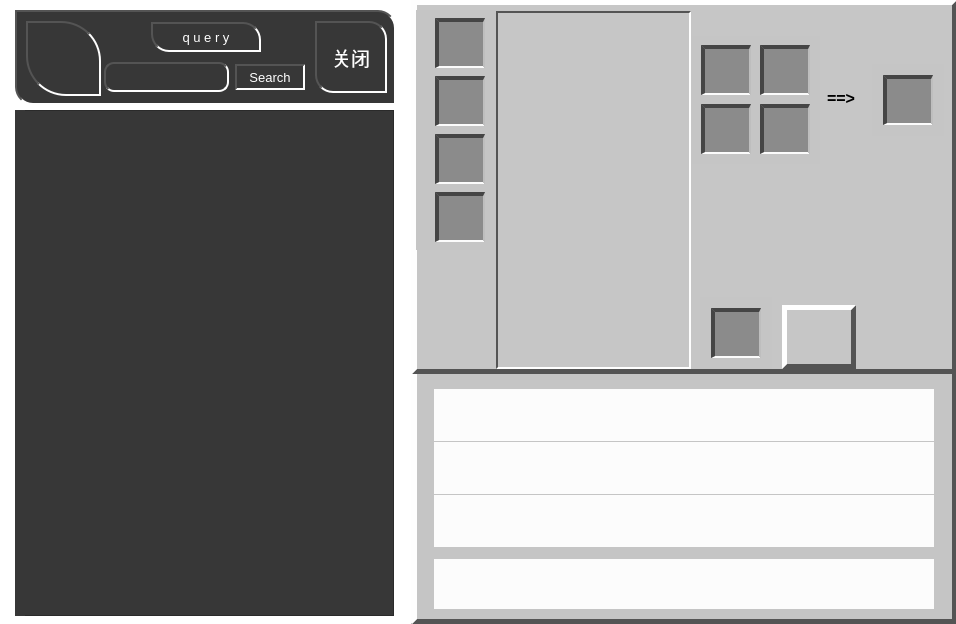
<?xml version="1.0" encoding="UTF-8"?>
<ui version="4.0">
 <class>Backpack</class>
 <widget class="QWidget" name="Backpack">
  <property name="geometry">
   <rect>
    <x>0</x>
    <y>0</y>
    <width>956</width>
    <height>624</height>
   </rect>
  </property>
  <property name="minimumSize">
   <size>
    <width>956</width>
    <height>624</height>
   </size>
  </property>
  <property name="maximumSize">
   <size>
    <width>972</width>
    <height>16777215</height>
   </size>
  </property>
  <property name="windowTitle">
   <string>Form</string>
  </property>
  <property name="styleSheet">
   <string notr="true">background-color: rgba(255, 255, 255,0);</string>
  </property>
  <layout class="QGridLayout" name="gridLayout_3">
   <property name="leftMargin">
    <number>0</number>
   </property>
   <property name="topMargin">
    <number>0</number>
   </property>
   <property name="rightMargin">
    <number>0</number>
   </property>
   <property name="bottomMargin">
    <number>0</number>
   </property>
   <property name="spacing">
    <number>0</number>
   </property>
   <item row="0" column="0">
    <widget class="QWidget" name="widget_3" native="true">
     <property name="minimumSize">
      <size>
       <width>411</width>
       <height>624</height>
      </size>
     </property>
     <property name="maximumSize">
      <size>
       <width>411</width>
       <height>624</height>
      </size>
     </property>
     <property name="styleSheet">
      <string notr="true"/>
     </property>
     <widget class="QScrollArea" name="scrollArea">
      <property name="geometry">
       <rect>
        <x>24</x>
        <y>110</y>
        <width>370</width>
        <height>506</height>
       </rect>
      </property>
      <property name="minimumSize">
       <size>
        <width>370</width>
        <height>506</height>
       </size>
      </property>
      <property name="maximumSize">
       <size>
        <width>370</width>
        <height>506</height>
       </size>
      </property>
      <property name="layoutDirection">
       <enum>Qt::LeftToRight</enum>
      </property>
      <property name="styleSheet">
       <string notr="true">background-color: rgb(55, 55, 55);</string>
      </property>
      <property name="widgetResizable">
       <bool>true</bool>
      </property>
      <property name="alignment">
       <set>Qt::AlignCenter</set>
      </property>
      <widget class="QWidget" name="scrollAreaWidgetContents">
       <property name="geometry">
        <rect>
         <x>0</x>
         <y>0</y>
         <width>368</width>
         <height>504</height>
        </rect>
       </property>
       <property name="minimumSize">
        <size>
         <width>0</width>
         <height>0</height>
        </size>
       </property>
       <property name="cursor">
        <cursorShape>PointingHandCursor</cursorShape>
       </property>
      </widget>
     </widget>
     <widget class="QWidget" name="widget_6" native="true">
      <property name="geometry">
       <rect>
        <x>15</x>
        <y>10</y>
        <width>381</width>
        <height>95</height>
       </rect>
      </property>
      <property name="minimumSize">
       <size>
        <width>381</width>
        <height>95</height>
       </size>
      </property>
      <property name="maximumSize">
       <size>
        <width>381</width>
        <height>95</height>
       </size>
      </property>
      <property name="styleSheet">
       <string notr="true">background-color: rgb(55, 55, 55);
border-top: 2px solid rgb(84, 84, 84);
border-left: 2px solid rgb(84, 84, 84);
border-bottom:  2px solid rgb(254, 254, 254);
border-right: 2px solid rgb(254, 254, 254);
border-top-right-radius: 18px;
border-bottom-left-radius: 18px;</string>
      </property>
      <widget class="QLabel" name="searchIconLabel">
       <property name="geometry">
        <rect>
         <x>11</x>
         <y>11</y>
         <width>75</width>
         <height>75</height>
        </rect>
       </property>
       <property name="minimumSize">
        <size>
         <width>75</width>
         <height>75</height>
        </size>
       </property>
       <property name="styleSheet">
        <string notr="true">border-top-right-radius: 40px;
border-bottom-left-radius: 40px;
border-top: 2px solid rgb(84, 84, 84);
border-left: 2px solid rgb(84, 84, 84);
border-bottom:  2px solid rgb(254, 254, 254);
border-right: 2px solid rgb(254, 254, 254);
</string>
       </property>
       <property name="text">
        <string/>
       </property>
      </widget>
      <widget class="QPushButton" name="queryButton">
       <property name="geometry">
        <rect>
         <x>136</x>
         <y>12</y>
         <width>110</width>
         <height>30</height>
        </rect>
       </property>
       <property name="minimumSize">
        <size>
         <width>110</width>
         <height>30</height>
        </size>
       </property>
       <property name="maximumSize">
        <size>
         <width>110</width>
         <height>30</height>
        </size>
       </property>
       <property name="font">
        <font>
         <pointsize>10</pointsize>
        </font>
       </property>
       <property name="cursor">
        <cursorShape>PointingHandCursor</cursorShape>
       </property>
       <property name="styleSheet">
        <string notr="true">color:white;</string>
       </property>
       <property name="text">
        <string>q u e r y</string>
       </property>
      </widget>
      <widget class="QPushButton" name="hideButton">
       <property name="geometry">
        <rect>
         <x>300</x>
         <y>11</y>
         <width>72</width>
         <height>72</height>
        </rect>
       </property>
       <property name="minimumSize">
        <size>
         <width>72</width>
         <height>72</height>
        </size>
       </property>
       <property name="maximumSize">
        <size>
         <width>72</width>
         <height>72</height>
        </size>
       </property>
       <property name="font">
        <font>
         <pointsize>14</pointsize>
        </font>
       </property>
       <property name="cursor">
        <cursorShape>PointingHandCursor</cursorShape>
       </property>
       <property name="styleSheet">
        <string notr="true">color:white;</string>
       </property>
       <property name="text">
        <string>关闭</string>
       </property>
      </widget>
      <widget class="QLineEdit" name="lineEdit">
       <property name="geometry">
        <rect>
         <x>89</x>
         <y>52</y>
         <width>125</width>
         <height>30</height>
        </rect>
       </property>
       <property name="minimumSize">
        <size>
         <width>0</width>
         <height>30</height>
        </size>
       </property>
       <property name="maximumSize">
        <size>
         <width>16777215</width>
         <height>30</height>
        </size>
       </property>
       <property name="font">
        <font>
         <pointsize>12</pointsize>
        </font>
       </property>
       <property name="styleSheet">
        <string notr="true">color:white;
border-radius: 10px;</string>
       </property>
       <property name="text">
        <string/>
       </property>
       <property name="alignment">
        <set>Qt::AlignHCenter|Qt::AlignTop</set>
       </property>
      </widget>
      <widget class="QPushButton" name="SearchButton">
       <property name="geometry">
        <rect>
         <x>220</x>
         <y>54</y>
         <width>70</width>
         <height>26</height>
        </rect>
       </property>
       <property name="minimumSize">
        <size>
         <width>70</width>
         <height>0</height>
        </size>
       </property>
       <property name="maximumSize">
        <size>
         <width>70</width>
         <height>16777215</height>
        </size>
       </property>
       <property name="font">
        <font>
         <pointsize>10</pointsize>
        </font>
       </property>
       <property name="styleSheet">
        <string notr="true">color:white;
border-top-right-radius: 0px;
border-bottom-left-radius: 0px;</string>
       </property>
       <property name="text">
        <string>Search</string>
       </property>
      </widget>
     </widget>
     <widget class="QWidget" name="widget_7" native="true">
      <property name="geometry">
       <rect>
        <x>15</x>
        <y>110</y>
        <width>10</width>
        <height>506</height>
       </rect>
      </property>
      <property name="styleSheet">
       <string notr="true">background-color: rgb(55, 55, 55);</string>
      </property>
     </widget>
    </widget>
   </item>
   <item row="0" column="1">
    <widget class="QWidget" name="widget" native="true">
     <property name="minimumSize">
      <size>
       <width>547</width>
       <height>624</height>
      </size>
     </property>
     <property name="maximumSize">
      <size>
       <width>546</width>
       <height>624</height>
      </size>
     </property>
     <property name="styleSheet">
      <string notr="true">background-color: rgb(198, 198, 198);
border-top:  5px solid rgb(254, 254, 254);
border-left: 5px solid rgb(254, 254, 254);
border-bottom: 5px solid rgb(84, 84, 84);
border-right: 5px solid rgb(84, 84, 84);</string>
     </property>
     <layout class="QGridLayout" name="gridLayout_4">
      <property name="leftMargin">
       <number>0</number>
      </property>
      <property name="topMargin">
       <number>0</number>
      </property>
      <property name="rightMargin">
       <number>0</number>
      </property>
      <property name="bottomMargin">
       <number>0</number>
      </property>
      <property name="spacing">
       <number>0</number>
      </property>
      <item row="1" column="0">
       <widget class="QWidget" name="widget_outer" native="true">
        <property name="minimumSize">
         <size>
          <width>545</width>
          <height>250</height>
         </size>
        </property>
        <property name="maximumSize">
         <size>
          <width>545</width>
          <height>250</height>
         </size>
        </property>
        <property name="styleSheet">
         <string notr="true">background-color: rgb(197, 197, 197);
border-top:  0;
border-left: 5px solid rgb(254, 254, 254);
border-bottom: 5px solid rgb(84, 84, 84);
border-right: 5px solid rgb(84, 84, 84);</string>
        </property>
        <layout class="QGridLayout" name="gridLayout">
         <item row="0" column="0">
          <widget class="QWidget" name="widget_upper" native="true">
           <property name="minimumSize">
            <size>
             <width>500</width>
             <height>160</height>
            </size>
           </property>
           <property name="maximumSize">
            <size>
             <width>500</width>
             <height>160</height>
            </size>
           </property>
           <property name="styleSheet">
            <string notr="true">border:0;</string>
           </property>
           <layout class="QGridLayout" name="gridLayout_5">
            <property name="leftMargin">
             <number>0</number>
            </property>
            <property name="topMargin">
             <number>0</number>
            </property>
            <property name="rightMargin">
             <number>0</number>
            </property>
            <property name="bottomMargin">
             <number>0</number>
            </property>
            <property name="spacing">
             <number>0</number>
            </property>
            <item row="2" column="0">
             <widget class="QWidget" name="object_bar_3" native="true">
              <property name="minimumSize">
               <size>
                <width>500</width>
                <height>52</height>
               </size>
              </property>
              <property name="maximumSize">
               <size>
                <width>500</width>
                <height>52</height>
               </size>
              </property>
              <property name="cursor">
               <cursorShape>PointingHandCursor</cursorShape>
              </property>
              <property name="styleSheet">
               <string notr="true">background-color: rgb(252, 252, 252);</string>
              </property>
             </widget>
            </item>
            <item row="0" column="0">
             <widget class="QWidget" name="object_bar_1" native="true">
              <property name="minimumSize">
               <size>
                <width>500</width>
                <height>52</height>
               </size>
              </property>
              <property name="maximumSize">
               <size>
                <width>500</width>
                <height>52</height>
               </size>
              </property>
              <property name="cursor">
               <cursorShape>PointingHandCursor</cursorShape>
              </property>
              <property name="styleSheet">
               <string notr="true">background-color: rgb(252, 252, 252);</string>
              </property>
             </widget>
            </item>
            <item row="1" column="0">
             <widget class="QWidget" name="object_bar_2" native="true">
              <property name="minimumSize">
               <size>
                <width>500</width>
                <height>52</height>
               </size>
              </property>
              <property name="maximumSize">
               <size>
                <width>500</width>
                <height>52</height>
               </size>
              </property>
              <property name="cursor">
               <cursorShape>PointingHandCursor</cursorShape>
              </property>
              <property name="styleSheet">
               <string notr="true">background-color: rgb(252, 252, 252);</string>
              </property>
             </widget>
            </item>
           </layout>
          </widget>
         </item>
         <item row="1" column="0">
          <widget class="QWidget" name="widget_down" native="true">
           <property name="minimumSize">
            <size>
             <width>500</width>
             <height>50</height>
            </size>
           </property>
           <property name="maximumSize">
            <size>
             <width>500</width>
             <height>50</height>
            </size>
           </property>
           <property name="styleSheet">
            <string notr="true">border:0;</string>
           </property>
           <layout class="QGridLayout" name="gridLayout_6">
            <property name="leftMargin">
             <number>0</number>
            </property>
            <property name="topMargin">
             <number>0</number>
            </property>
            <property name="rightMargin">
             <number>0</number>
            </property>
            <property name="bottomMargin">
             <number>0</number>
            </property>
            <property name="spacing">
             <number>0</number>
            </property>
            <item row="0" column="0">
             <widget class="QWidget" name="object_bar" native="true">
              <property name="minimumSize">
               <size>
                <width>500</width>
                <height>52</height>
               </size>
              </property>
              <property name="maximumSize">
               <size>
                <width>500</width>
                <height>52</height>
               </size>
              </property>
              <property name="cursor">
               <cursorShape>PointingHandCursor</cursorShape>
              </property>
              <property name="styleSheet">
               <string notr="true">background-color: rgb(252, 252, 252);</string>
              </property>
             </widget>
            </item>
           </layout>
          </widget>
         </item>
        </layout>
       </widget>
      </item>
      <item row="0" column="0">
       <widget class="QWidget" name="widget_4" native="true">
        <property name="styleSheet">
         <string notr="true">background-color: rgb(198, 198, 198);</string>
        </property>
        <widget class="QWidget" name="widget_2" native="true">
         <property name="geometry">
          <rect>
           <x>4</x>
           <y>10</y>
           <width>88</width>
           <height>240</height>
          </rect>
         </property>
         <property name="minimumSize">
          <size>
           <width>88</width>
           <height>240</height>
          </size>
         </property>
         <property name="maximumSize">
          <size>
           <width>88</width>
           <height>240</height>
          </size>
         </property>
         <property name="styleSheet">
          <string notr="true">border:0;
background-color: rgb(197, 197, 197);</string>
         </property>
         <layout class="QGridLayout" name="gridLayout_8">
          <property name="leftMargin">
           <number>0</number>
          </property>
          <property name="topMargin">
           <number>0</number>
          </property>
          <property name="rightMargin">
           <number>0</number>
          </property>
          <property name="bottomMargin">
           <number>0</number>
          </property>
          <property name="spacing">
           <number>0</number>
          </property>
          <item row="1" column="0">
           <widget class="QFrame" name="ObjectFrame_38">
            <property name="minimumSize">
             <size>
              <width>50</width>
              <height>50</height>
             </size>
            </property>
            <property name="maximumSize">
             <size>
              <width>50</width>
              <height>50</height>
             </size>
            </property>
            <property name="styleSheet">
             <string notr="true">background-color: rgb(139, 139, 139);
border-left: 4px solid rgba(51, 51, 51,0.8);
border-top: 4px solid rgba(51, 51, 51,0.8);
border-right: 2px solid rgb(190, 190, 190);
border-bottom: 2px solid rgb(251, 251, 251);</string>
            </property>
            <property name="frameShape">
             <enum>QFrame::StyledPanel</enum>
            </property>
            <property name="frameShadow">
             <enum>QFrame::Raised</enum>
            </property>
           </widget>
          </item>
          <item row="0" column="0">
           <widget class="QFrame" name="ObjectFrame_37">
            <property name="minimumSize">
             <size>
              <width>50</width>
              <height>50</height>
             </size>
            </property>
            <property name="maximumSize">
             <size>
              <width>50</width>
              <height>50</height>
             </size>
            </property>
            <property name="styleSheet">
             <string notr="true">background-color: rgb(139, 139, 139);
border-left: 4px solid rgba(51, 51, 51,0.8);
border-top: 4px solid rgba(51, 51, 51,0.8);
border-right: 2px solid rgb(190, 190, 190);
border-bottom: 2px solid rgb(251, 251, 251);</string>
            </property>
            <property name="frameShape">
             <enum>QFrame::StyledPanel</enum>
            </property>
            <property name="frameShadow">
             <enum>QFrame::Raised</enum>
            </property>
           </widget>
          </item>
          <item row="3" column="0">
           <widget class="QFrame" name="ObjectFrame_40">
            <property name="minimumSize">
             <size>
              <width>50</width>
              <height>50</height>
             </size>
            </property>
            <property name="maximumSize">
             <size>
              <width>50</width>
              <height>50</height>
             </size>
            </property>
            <property name="styleSheet">
             <string notr="true">background-color: rgb(139, 139, 139);
border-left: 4px solid rgba(51, 51, 51,0.8);
border-top: 4px solid rgba(51, 51, 51,0.8);
border-right: 2px solid rgb(190, 190, 190);
border-bottom: 2px solid rgb(251, 251, 251);</string>
            </property>
            <property name="frameShape">
             <enum>QFrame::StyledPanel</enum>
            </property>
            <property name="frameShadow">
             <enum>QFrame::Raised</enum>
            </property>
           </widget>
          </item>
          <item row="2" column="0">
           <widget class="QFrame" name="ObjectFrame_39">
            <property name="minimumSize">
             <size>
              <width>50</width>
              <height>50</height>
             </size>
            </property>
            <property name="maximumSize">
             <size>
              <width>50</width>
              <height>50</height>
             </size>
            </property>
            <property name="styleSheet">
             <string notr="true">background-color: rgb(139, 139, 139);
border-left: 4px solid rgba(51, 51, 51,0.8);
border-top: 4px solid rgba(51, 51, 51,0.8);
border-right: 2px solid rgb(190, 190, 190);
border-bottom: 2px solid rgb(251, 251, 251);</string>
            </property>
            <property name="frameShape">
             <enum>QFrame::StyledPanel</enum>
            </property>
            <property name="frameShadow">
             <enum>QFrame::Raised</enum>
            </property>
           </widget>
          </item>
         </layout>
        </widget>
        <widget class="QWidget" name="widget_5" native="true">
         <property name="geometry">
          <rect>
           <x>280</x>
           <y>36</y>
           <width>128</width>
           <height>128</height>
          </rect>
         </property>
         <property name="minimumSize">
          <size>
           <width>128</width>
           <height>128</height>
          </size>
         </property>
         <property name="maximumSize">
          <size>
           <width>128</width>
           <height>128</height>
          </size>
         </property>
         <property name="styleSheet">
          <string notr="true">border:0;
background-color: rgb(197, 197, 197);</string>
         </property>
         <layout class="QGridLayout" name="gridLayout_9">
          <property name="leftMargin">
           <number>0</number>
          </property>
          <property name="topMargin">
           <number>0</number>
          </property>
          <property name="rightMargin">
           <number>0</number>
          </property>
          <property name="bottomMargin">
           <number>0</number>
          </property>
          <property name="spacing">
           <number>0</number>
          </property>
          <item row="0" column="0">
           <widget class="QFrame" name="ObjectFrame_41">
            <property name="minimumSize">
             <size>
              <width>50</width>
              <height>50</height>
             </size>
            </property>
            <property name="maximumSize">
             <size>
              <width>50</width>
              <height>50</height>
             </size>
            </property>
            <property name="styleSheet">
             <string notr="true">background-color: rgb(139, 139, 139);
border-left: 4px solid rgba(51, 51, 51,0.8);
border-top: 4px solid rgba(51, 51, 51,0.8);
border-right: 2px solid rgb(190, 190, 190);
border-bottom: 2px solid rgb(251, 251, 251);</string>
            </property>
            <property name="frameShape">
             <enum>QFrame::StyledPanel</enum>
            </property>
            <property name="frameShadow">
             <enum>QFrame::Raised</enum>
            </property>
           </widget>
          </item>
          <item row="0" column="1">
           <widget class="QFrame" name="ObjectFrame_42">
            <property name="minimumSize">
             <size>
              <width>50</width>
              <height>50</height>
             </size>
            </property>
            <property name="maximumSize">
             <size>
              <width>50</width>
              <height>50</height>
             </size>
            </property>
            <property name="styleSheet">
             <string notr="true">background-color: rgb(139, 139, 139);
border-left: 4px solid rgba(51, 51, 51,0.8);
border-top: 4px solid rgba(51, 51, 51,0.8);
border-right: 2px solid rgb(190, 190, 190);
border-bottom: 2px solid rgb(251, 251, 251);</string>
            </property>
            <property name="frameShape">
             <enum>QFrame::StyledPanel</enum>
            </property>
            <property name="frameShadow">
             <enum>QFrame::Raised</enum>
            </property>
           </widget>
          </item>
          <item row="1" column="0">
           <widget class="QFrame" name="ObjectFrame_43">
            <property name="minimumSize">
             <size>
              <width>50</width>
              <height>50</height>
             </size>
            </property>
            <property name="maximumSize">
             <size>
              <width>50</width>
              <height>50</height>
             </size>
            </property>
            <property name="styleSheet">
             <string notr="true">background-color: rgb(139, 139, 139);
border-left: 4px solid rgba(51, 51, 51,0.8);
border-top: 4px solid rgba(51, 51, 51,0.8);
border-right: 2px solid rgb(190, 190, 190);
border-bottom: 2px solid rgb(251, 251, 251);</string>
            </property>
            <property name="frameShape">
             <enum>QFrame::StyledPanel</enum>
            </property>
            <property name="frameShadow">
             <enum>QFrame::Raised</enum>
            </property>
           </widget>
          </item>
          <item row="1" column="1">
           <widget class="QFrame" name="ObjectFrame_44">
            <property name="minimumSize">
             <size>
              <width>50</width>
              <height>50</height>
             </size>
            </property>
            <property name="maximumSize">
             <size>
              <width>50</width>
              <height>50</height>
             </size>
            </property>
            <property name="styleSheet">
             <string notr="true">background-color: rgb(139, 139, 139);
border-left: 4px solid rgba(51, 51, 51,0.8);
border-top: 4px solid rgba(51, 51, 51,0.8);
border-right: 2px solid rgb(190, 190, 190);
border-bottom: 2px solid rgb(251, 251, 251);</string>
            </property>
            <property name="frameShape">
             <enum>QFrame::StyledPanel</enum>
            </property>
            <property name="frameShadow">
             <enum>QFrame::Raised</enum>
            </property>
           </widget>
          </item>
         </layout>
        </widget>
        <widget class="QLabel" name="characterLabel">
         <property name="geometry">
          <rect>
           <x>84</x>
           <y>11</y>
           <width>195</width>
           <height>358</height>
          </rect>
         </property>
         <property name="minimumSize">
          <size>
           <width>195</width>
           <height>358</height>
          </size>
         </property>
         <property name="maximumSize">
          <size>
           <width>195</width>
           <height>358</height>
          </size>
         </property>
         <property name="styleSheet">
          <string notr="true">border-top: 2px solid rgb(84, 84, 84);
border-left: 2px solid rgb(84, 84, 84);
border-bottom:  2px solid rgb(254, 254, 254);
border-right: 2px solid rgb(254, 254, 254);</string>
         </property>
         <property name="text">
          <string/>
         </property>
        </widget>
        <widget class="QWidget" name="widget_8" native="true">
         <property name="geometry">
          <rect>
           <x>460</x>
           <y>64</y>
           <width>72</width>
           <height>72</height>
          </rect>
         </property>
         <property name="minimumSize">
          <size>
           <width>72</width>
           <height>72</height>
          </size>
         </property>
         <property name="maximumSize">
          <size>
           <width>72</width>
           <height>72</height>
          </size>
         </property>
         <property name="styleSheet">
          <string notr="true">border:0;
background-color: rgb(197, 197, 197);</string>
         </property>
         <layout class="QGridLayout" name="gridLayout_10">
          <property name="leftMargin">
           <number>0</number>
          </property>
          <property name="topMargin">
           <number>0</number>
          </property>
          <property name="rightMargin">
           <number>0</number>
          </property>
          <property name="bottomMargin">
           <number>0</number>
          </property>
          <property name="spacing">
           <number>0</number>
          </property>
          <item row="0" column="0">
           <widget class="QFrame" name="ObjectFrame_47">
            <property name="minimumSize">
             <size>
              <width>50</width>
              <height>50</height>
             </size>
            </property>
            <property name="maximumSize">
             <size>
              <width>50</width>
              <height>50</height>
             </size>
            </property>
            <property name="styleSheet">
             <string notr="true">background-color: rgb(139, 139, 139);
border-left: 4px solid rgba(51, 51, 51,0.8);
border-top: 4px solid rgba(51, 51, 51,0.8);
border-right: 2px solid rgb(190, 190, 190);
border-bottom: 2px solid rgb(251, 251, 251);</string>
            </property>
            <property name="frameShape">
             <enum>QFrame::StyledPanel</enum>
            </property>
            <property name="frameShadow">
             <enum>QFrame::Raised</enum>
            </property>
           </widget>
          </item>
         </layout>
        </widget>
        <widget class="QWidget" name="widget_9" native="true">
         <property name="geometry">
          <rect>
           <x>288</x>
           <y>297</y>
           <width>72</width>
           <height>72</height>
          </rect>
         </property>
         <property name="minimumSize">
          <size>
           <width>72</width>
           <height>72</height>
          </size>
         </property>
         <property name="maximumSize">
          <size>
           <width>72</width>
           <height>72</height>
          </size>
         </property>
         <property name="styleSheet">
          <string notr="true">border:0;
background-color: rgb(197, 197, 197);</string>
         </property>
         <layout class="QGridLayout" name="gridLayout_7">
          <property name="leftMargin">
           <number>0</number>
          </property>
          <property name="topMargin">
           <number>0</number>
          </property>
          <property name="rightMargin">
           <number>0</number>
          </property>
          <property name="bottomMargin">
           <number>0</number>
          </property>
          <property name="spacing">
           <number>0</number>
          </property>
          <item row="0" column="0">
           <widget class="QFrame" name="ObjectFrame_46">
            <property name="minimumSize">
             <size>
              <width>50</width>
              <height>50</height>
             </size>
            </property>
            <property name="maximumSize">
             <size>
              <width>50</width>
              <height>50</height>
             </size>
            </property>
            <property name="styleSheet">
             <string notr="true">background-color: rgb(139, 139, 139);
border-left: 4px solid rgba(51, 51, 51,0.8);
border-top: 4px solid rgba(51, 51, 51,0.8);
border-right: 2px solid rgb(190, 190, 190);
border-bottom: 2px solid rgb(251, 251, 251);</string>
            </property>
            <property name="frameShape">
             <enum>QFrame::StyledPanel</enum>
            </property>
            <property name="frameShadow">
             <enum>QFrame::Raised</enum>
            </property>
           </widget>
          </item>
         </layout>
        </widget>
        <widget class="QLabel" name="label_3">
         <property name="geometry">
          <rect>
           <x>415</x>
           <y>78</y>
           <width>40</width>
           <height>40</height>
          </rect>
         </property>
         <property name="minimumSize">
          <size>
           <width>40</width>
           <height>40</height>
          </size>
         </property>
         <property name="maximumSize">
          <size>
           <width>40</width>
           <height>40</height>
          </size>
         </property>
         <property name="sizeIncrement">
          <size>
           <width>0</width>
           <height>0</height>
          </size>
         </property>
         <property name="font">
          <font>
           <pointsize>12</pointsize>
           <bold>true</bold>
          </font>
         </property>
         <property name="styleSheet">
          <string notr="true">border:0;
background-color: rgba(255, 255, 255,0);</string>
         </property>
         <property name="text">
          <string>==&gt;</string>
         </property>
        </widget>
        <widget class="QPushButton" name="ExeFrameIcon">
         <property name="geometry">
          <rect>
           <x>370</x>
           <y>305</y>
           <width>74</width>
           <height>64</height>
          </rect>
         </property>
         <property name="minimumSize">
          <size>
           <width>74</width>
           <height>64</height>
          </size>
         </property>
         <property name="maximumSize">
          <size>
           <width>74</width>
           <height>64</height>
          </size>
         </property>
         <property name="cursor">
          <cursorShape>PointingHandCursor</cursorShape>
         </property>
         <property name="text">
          <string/>
         </property>
        </widget>
       </widget>
      </item>
     </layout>
    </widget>
   </item>
  </layout>
 </widget>
 <resources/>
 <connections/>
</ui>
